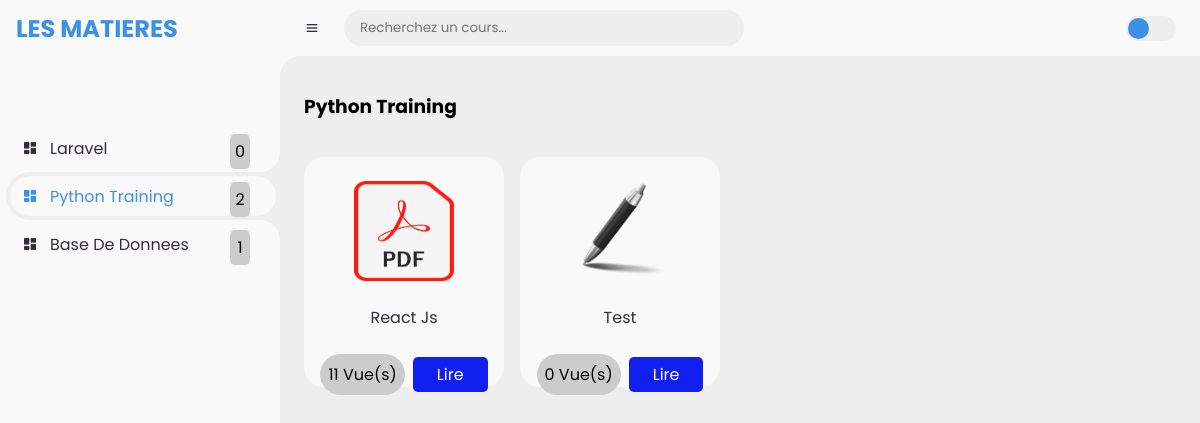
The page /user/python-training/ on the database its author committed.
### adminApp/models.py (models this page shows, shortened)
class Matiere(models.Model):
    title=models.CharField(max_length=50,unique=True,verbose_name='Titre')
    slug=models.SlugField(unique=True,null=True)
    def __str__(self):
        return self.title
    class Meta:
        verbose_name="Matiere"

class Cour(models.Model):
    title=models.CharField(max_length=50,verbose_name='Titre')
    description=models.TextField(blank=True)
    file=models.FileField(upload_to='Cours_files',null=True,blank=True)
    view=models.IntegerField(default=0)
    slug=models.SlugField(null=True)
    matiere=models.ForeignKey(Matiere,on_delete=models.CASCADE)
    @property
    def getIcons(self):
        type=str(self.file).split('.')[-1]
        if  type=='pdf':
            return  "img/pdf.png"
        elif type=='txt':
            return  "img/text.png"
        elif type in ['mp3','mp4','mkv','wepm','flv','avi']:
            return  "img/video.png"
        else:
            return "img/default.png"
    class Meta:
        verbose_name="Cour"

### userApp/views.py (the view)
# urls.py: path('<slug:matiere>/',home,name='home.matiere'),
def matiere(request,matiere):
    mat=get_object_or_404(Matiere,slug=matiere)
    return render(request,'userApp/index.html',context={'Vue':mat.title,'cours':mat.cour_set.all,'matieres':matieres})

### userApp/templates/userApp/index.html (shortened to what this page needs)
{% load static %}
<!DOCTYPE html>
<html lang="en">
<head>
    <link href='https://unpkg.com/boxicons@2.0.9/css/boxicons.min.css' rel='stylesheet'>
    <link rel="stylesheet" href="{% static 'style1.css' %}">
</head>
<body>
    <section id="sidebar">
        <a href="{% url 'user:home' %}" class="brand">
            <span class="text" style="padding-left:1rem;">LES MATIERES</span>
        </a>
        <ul class="side-menu top">
        {% for matiere in matieres %}
            <li {% if matiere.title == Vue %} class='active'{% endif %}>
                <a href="{% url 'user:matiere.vue' matiere=matiere.slug%}">
                    <i class='bx bxs-dashboard'></i>
                    <span class="text">
                            {{ matiere }}
                    </span>
                </a>
                <span class="nbre-cour">{{ matiere.cour_set.count }}</span>
            </li>
        {% endfor %}
        </ul>
    </section>
    <section id="content">
        <nav>
            <i class='bx bx-menu'></i>
            <form action="#">
                <div class="form-input">
                    <input type="search" placeholder="Recherchez un cours...">
                </div>
            </form>
            <label for="switch-mode" class="switch-mode"></label>
        </nav>
        <main>
            <div class="head-title">
                <div class="left">
                    <h3>{{ Vue }}</h3>
                </div>
            </div>
            <ul class="box-info">
               {% for cour in cours %}
                    <li>
                        <img src="{% static cour.getIcons %}" alt="">
                        <span class="text">
                            <p>{{ cour.title }}</p>
                        </span>
                        <div class="lien-titre">
                            <p>{{ cour.view }} Vue(s)</p>
                            <a href="{% url 'user:cour.vue' matiere=cour.matiere.slug cours=cour.slug %}">Lire</a>
                        </div>
                    </li>
                    {% empty %}
                   <h1 style="color:red;font-style:italic;"> Aucun cours disponibles pour cette matiere</h1>
                {% endfor %}
            </ul>
        </main>
    </section>
</body>
</html>

### userApp/static/style1.css (style rules this page uses)
* { margin: 0; padding: 0; box-sizing: border-box; font-family: Poppins; }
a { text-decoration: none; }
li { list-style: none; }
:root { --poppins: 'Poppins', sans-serif; --lato: 'Lato', sans-serif; --light: #F9F9F9; --blue: #3C91E6; --light-blue: #CFE8FF; --grey: #eee; --dark-grey: #AAAAAA; --dark: #342E37; --red: #DB504A; --yellow: #FFCE26; --light-yellow: #FFF2C6; --orange: #FD7238; --light-orange: #FFE0D3; }
html { overflow-x: hidden; }
body { background: var(--grey); overflow-x: hidden; }
#sidebar { position: fixed; top: 0; left: 0; width: 280px; height: 100%; background: var(--light); z-index: 2000; font-family: var(--lato); transition: .3s ease; overflow-x: hidden; scrollbar-width: none; }
#sidebar .brand { font-size: 24px; font-weight: 700; height: 56px; display: flex; align-items: center; color: var(--blue); position: sticky; top: 0; left: 0; background: var(--light); z-index: 500; padding-bottom: 20px; box-sizing: content-box; }
#sidebar .side-menu { width: 100%; margin-top: 48px; }
#sidebar .side-menu li { height: 48px; background: transparent; margin-left: 6px; border-radius: 48px 0 0 48px; padding: 4px; }
#sidebar .side-menu li.active { background: var(--grey); position: relative; }
#sidebar .side-menu li.active::before { content: ''; position: absolute; width: 40px; height: 40px; border-radius: 50%; top: -40px; right: 0; box-shadow: 20px 20px 0 var(--grey); z-index: -1; }
.side-menu li { display: flex; justify-content: space-between; position: relative; }
.side-menu li > span { position:absolute; top: 10px; right: 30px; background-color: #ccc; border-radius:20% ; padding: 5px; width: 20px; text-align: center; }
#sidebar .side-menu li.active::after { content: ''; position: absolute; width: 40px; height: 40px; border-radius: 50%; bottom: -40px; right: 0; box-shadow: 20px -20px 0 var(--grey); z-index: -1; }
#sidebar .side-menu li a { width: 100%; height: 100%; background: var(--light); display: flex; align-items: center; border-radius: 48px; font-size: 16px; color: var(--dark); white-space: nowrap; overflow-x: hidden; }
#sidebar .side-menu.top li.active a { color: var(--blue); }
#sidebar .side-menu li a .bx { min-width: calc(60px - ((4px + 6px) * 2)); display: flex; justify-content: center; }
#content { position: relative; width: calc(100% - 280px); left: 280px; transition: .3s ease; }
#content nav { height: 56px; background: var(--light); padding: 0 24px; display: flex; align-items: center; grid-gap: 24px; font-family: var(--lato); position: sticky; top: 0; left: 0; z-index: 1000; }
#content nav::before { content: ''; position: absolute; width: 40px; height: 40px; bottom: -40px; left: 0; border-radius: 50%; box-shadow: -20px -20px 0 var(--light); }
#content nav .bx.bx-menu { cursor: pointer; color: var(--dark); }
#content nav form { max-width: 400px; width: 100%; margin-right: auto; }
#content nav form .form-input { display: flex; align-items: center; height: 36px; }
#content nav form .form-input input { flex-grow: 1; padding-left:16px; height: 100%; border: none; background: var(--grey); border-radius: 20px; outline: none; width: 100%; color: var(--dark); }
#content nav .switch-mode { display: block; min-width: 50px; height: 25px; border-radius: 25px; background: var(--grey); cursor: pointer; position: relative; }
#content nav .switch-mode::before { content: ''; position: absolute; top: 2px; left: 2px; bottom: 2px; width: calc(25px - 4px); background: var(--blue); border-radius: 50%; transition: all .3s ease; }
#content main { width: 100%; padding: 36px 24px; font-family: var(--poppins); max-height: calc(100vh - 56px); overflow-y: auto; }
#content main .head-title { display: flex; align-items: center; justify-content: space-between; grid-gap: 16px; flex-wrap: wrap; }
#content main .box-info { display: flex; align-items: center; justify-content: flex-start; gap: 1rem; flex-wrap: wrap; margin-top: 36px; }
.lien-titre { display: flex; gap: .5rem; align-items: center; }
.lien-titre p { background-color: #ccc; border-radius: 38px; padding: .5rem; }
.lien-titre a { padding: .3rem 1.5rem; background-color: #1120ee; color: #fff; border-radius:5px ; }
#content main .box-info li { padding: 24px; padding-left: 0; padding-right: 0; background: var(--light); border-radius: 20px; display: flex; flex-direction: column; width: 200px; height: 230px; align-items: center; grid-gap: 24px; }
#content main .box-info li img { width: 100px; height: 100px; }
#content main .box-info li .text p { color: var(--dark); }

### rows shown on the page
Matiere: title "Laravel", cour_set.count "0"
Matiere: title "Python Training", cour_set.count "2"
Matiere: title "Base De Donnees", cour_set.count "1"
Cour: title "React Js", view "11"
Cour: title "Test", view "0"
